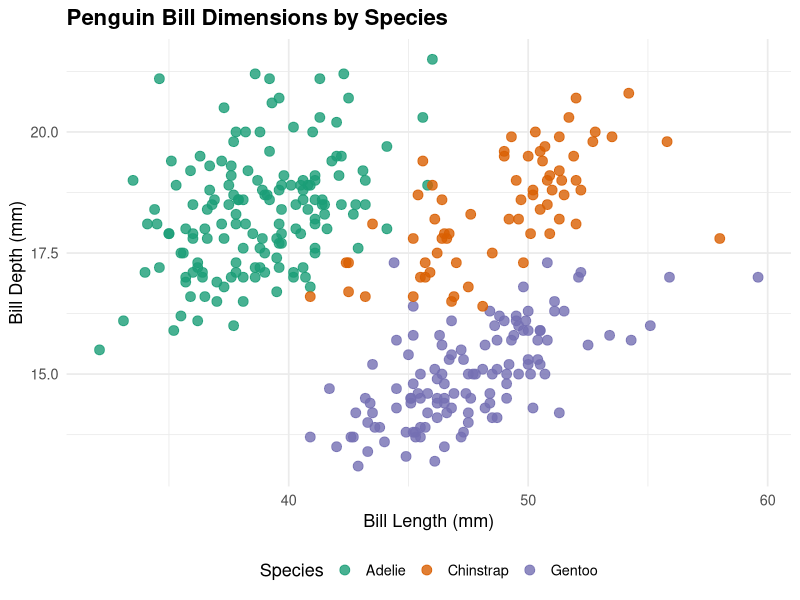

Generate this figure with R:
## ---- chunk 1
#| message: false 
#| echo: false
library(tidyverse)
library(palmerpenguins)
## ---- chunk 2
penguins
## ---- chunk 3
#| message: false
#| warning: false
#| echo: false

library(ggplot2)
library(dplyr)

penguins %>%
  drop_na(bill_length_mm, bill_depth_mm, species) %>%
  ggplot(aes(
    x = bill_length_mm,
    y = bill_depth_mm,
    color = species
  )) +
  geom_point(size = 3, alpha = 0.8) +
  scale_color_brewer(palette = "Dark2") +
  labs(
    title = "Penguin Bill Dimensions by Species",
    x = "Bill Length (mm)",
    y = "Bill Depth (mm)",
    color = "Species"
  ) +
  theme_minimal(base_size = 13) +
  theme(
    plot.title = element_text(face = "bold", size = 16),
    legend.position = "bottom"
  )
